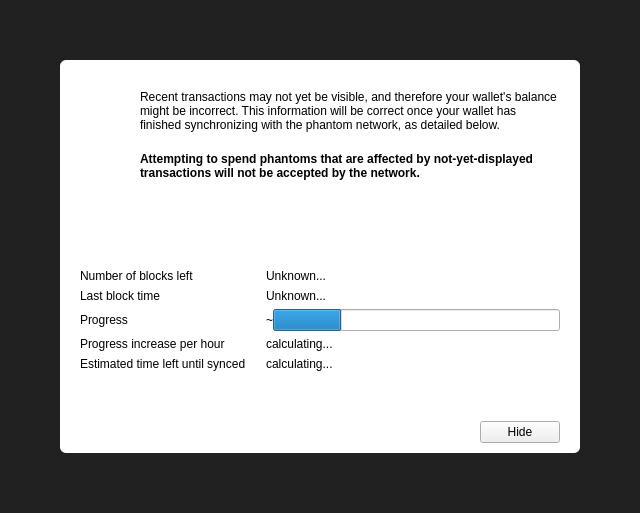
<?xml version="1.0" encoding="UTF-8"?>
<ui version="4.0">
 <class>ModalOverlay</class>
 <widget class="ModalOverlay" name="ModalOverlay">
  <property name="geometry">
   <rect>
    <x>0</x>
    <y>0</y>
    <width>640</width>
    <height>513</height>
   </rect>
  </property>
  <property name="windowTitle">
   <string>Form</string>
  </property>
  <layout class="QVBoxLayout" name="verticalLayout" stretch="0">
   <property name="sizeConstraint">
    <enum>QLayout::SetDefaultConstraint</enum>
   </property>
   <property name="leftMargin">
    <number>0</number>
   </property>
   <property name="topMargin">
    <number>0</number>
   </property>
   <property name="rightMargin">
    <number>0</number>
   </property>
   <property name="bottomMargin">
    <number>0</number>
   </property>
   <item>
    <widget class="QWidget" name="bgWidget" native="true">
     <property name="styleSheet">
      <string notr="true">#bgWidget { background: rgba(0,0,0,220); }</string>
     </property>
     <layout class="QVBoxLayout" name="verticalLayoutMain" stretch="0">
      <property name="leftMargin">
       <number>60</number>
      </property>
      <property name="topMargin">
       <number>60</number>
      </property>
      <property name="rightMargin">
       <number>60</number>
      </property>
      <property name="bottomMargin">
       <number>60</number>
      </property>
      <item>
       <widget class="QWidget" name="contentWidget" native="true">
        <property name="styleSheet">
         <string notr="true">#contentWidget { background: white; border-radius: 6px; }</string>
        </property>
        <layout class="QVBoxLayout" name="verticalLayout_3" stretch="1,0,0">
         <property name="spacing">
          <number>0</number>
         </property>
         <property name="leftMargin">
          <number>20</number>
         </property>
         <property name="topMargin">
          <number>10</number>
         </property>
         <property name="rightMargin">
          <number>20</number>
         </property>
         <property name="bottomMargin">
          <number>10</number>
         </property>
         <item>
          <widget class="QStackedWidget" name="stackedWidget">
           <property name="currentIndex">
            <number>0</number>
           </property>
           <widget class="QWidget" name="page">
            <layout class="QVBoxLayout" name="verticalLayout_2">
             <property name="spacing">
              <number>0</number>
             </property>
             <property name="leftMargin">
              <number>0</number>
             </property>
             <property name="topMargin">
              <number>0</number>
             </property>
             <property name="rightMargin">
              <number>0</number>
             </property>
             <property name="bottomMargin">
              <number>0</number>
             </property>
             <item>
              <layout class="QHBoxLayout" name="horizontalLayoutIconText" stretch="0,1">
               <property name="spacing">
                <number>20</number>
               </property>
               <property name="topMargin">
                <number>20</number>
               </property>
               <item>
                <layout class="QVBoxLayout" name="verticalLayoutIcon">
                 <item>
                  <widget class="QPushButton" name="warningIcon">
                   <property name="enabled">
                    <bool>false</bool>
                   </property>
                   <property name="text">
                    <string/>
                   </property>
                   <property name="icon">
                    <iconset>
                     <normaloff>:/icons/warning</normaloff>
                     <disabledoff>:/icons/warning</disabledoff>:/icons/warning</iconset>
                   </property>
                   <property name="iconSize">
                    <size>
                     <width>48</width>
                     <height>48</height>
                    </size>
                   </property>
                   <property name="flat">
                    <bool>true</bool>
                   </property>
                  </widget>
                 </item>
                 <item>
                  <spacer name="verticalSpacerWarningIcon">
                   <property name="orientation">
                    <enum>Qt::Vertical</enum>
                   </property>
                   <property name="sizeHint" stdset="0">
                    <size>
                     <width>20</width>
                     <height>40</height>
                    </size>
                   </property>
                  </spacer>
                 </item>
                </layout>
               </item>
               <item>
                <layout class="QVBoxLayout" name="verticalLayoutInfoText">
                 <property name="leftMargin">
                  <number>0</number>
                 </property>
                 <property name="topMargin">
                  <number>0</number>
                 </property>
                 <item>
                  <widget class="QLabel" name="infoText">
                   <property name="text">
                    <string>Recent transactions may not yet be visible, and therefore your wallet's balance might be incorrect. This information will be correct once your wallet has finished synchronizing with the phantom network, as detailed below.</string>
                   </property>
                   <property name="textFormat">
                    <enum>Qt::RichText</enum>
                   </property>
                   <property name="wordWrap">
                    <bool>true</bool>
                   </property>
                  </widget>
                 </item>
                 <item>
                  <widget class="QLabel" name="infoTextStrong">
                   <property name="font">
                    <font>
                     <weight>75</weight>
                     <bold>true</bold>
                    </font>
                   </property>
                   <property name="text">
                    <string>Attempting to spend phantoms that are affected by not-yet-displayed transactions will not be accepted by the network.</string>
                   </property>
                   <property name="textFormat">
                    <enum>Qt::RichText</enum>
                   </property>
                   <property name="wordWrap">
                    <bool>true</bool>
                   </property>
                  </widget>
                 </item>
                 <item>
                  <spacer name="verticalSpacerInTextSpace">
                   <property name="orientation">
                    <enum>Qt::Vertical</enum>
                   </property>
                   <property name="sizeHint" stdset="0">
                    <size>
                     <width>20</width>
                     <height>40</height>
                    </size>
                   </property>
                  </spacer>
                 </item>
                </layout>
               </item>
              </layout>
             </item>
             <item>
              <layout class="QFormLayout" name="formLayout">
               <property name="fieldGrowthPolicy">
                <enum>QFormLayout::ExpandingFieldsGrow</enum>
               </property>
               <property name="horizontalSpacing">
                <number>20</number>
               </property>
               <property name="verticalSpacing">
                <number>6</number>
               </property>
               <property name="topMargin">
                <number>10</number>
               </property>
               <item row="0" column="0">
                <widget class="QLabel" name="labelNumberOfBlocksLeft">
                 <property name="font">
                  <font>
                   <weight>50</weight>
                   <bold>false</bold>
                  </font>
                 </property>
                 <property name="text">
                  <string>Number of blocks left</string>
                 </property>
                </widget>
               </item>
               <item row="0" column="1">
                <widget class="QLabel" name="numberOfBlocksLeft">
                 <property name="sizePolicy">
                  <sizepolicy hsizetype="Expanding" vsizetype="Preferred">
                   <horstretch>0</horstretch>
                   <verstretch>0</verstretch>
                  </sizepolicy>
                 </property>
                 <property name="text">
                  <string>Unknown...</string>
                 </property>
                </widget>
               </item>
               <item row="1" column="0">
                <widget class="QLabel" name="labelLastBlockTime">
                 <property name="font">
                  <font>
                   <weight>50</weight>
                   <bold>false</bold>
                  </font>
                 </property>
                 <property name="text">
                  <string>Last block time</string>
                 </property>
                </widget>
               </item>
               <item row="1" column="1">
                <widget class="QLabel" name="newestBlockDate">
                 <property name="sizePolicy">
                  <sizepolicy hsizetype="Expanding" vsizetype="Preferred">
                   <horstretch>0</horstretch>
                   <verstretch>0</verstretch>
                  </sizepolicy>
                 </property>
                 <property name="text">
                  <string>Unknown...</string>
                 </property>
                </widget>
               </item>
               <item row="2" column="0">
                <widget class="QLabel" name="labelSyncDone">
                 <property name="font">
                  <font>
                   <weight>50</weight>
                   <bold>false</bold>
                  </font>
                 </property>
                 <property name="text">
                  <string>Progress</string>
                 </property>
                </widget>
               </item>
               <item row="2" column="1">
                <layout class="QHBoxLayout" name="horizontalLayoutSync" stretch="0,1">
                 <item>
                  <widget class="QLabel" name="percentageProgress">
                   <property name="text">
                    <string notr="true">~</string>
                   </property>
                  </widget>
                 </item>
                 <item>
                  <widget class="QProgressBar" name="progressBar">
                   <property name="value">
                    <number>24</number>
                   </property>
                   <property name="format">
                    <string/>
                   </property>
                  </widget>
                 </item>
                </layout>
               </item>
               <item row="4" column="0">
                <widget class="QLabel" name="labelProgressIncrease">
                 <property name="font">
                  <font>
                   <weight>50</weight>
                   <bold>false</bold>
                  </font>
                 </property>
                 <property name="text">
                  <string>Progress increase per hour</string>
                 </property>
                </widget>
               </item>
               <item row="4" column="1">
                <widget class="QLabel" name="progressIncreasePerH">
                 <property name="sizePolicy">
                  <sizepolicy hsizetype="Expanding" vsizetype="Preferred">
                   <horstretch>0</horstretch>
                   <verstretch>0</verstretch>
                  </sizepolicy>
                 </property>
                 <property name="text">
                  <string>calculating...</string>
                 </property>
                </widget>
               </item>
               <item row="5" column="0">
                <widget class="QLabel" name="labelEstimatedTimeLeft">
                 <property name="font">
                  <font>
                   <weight>50</weight>
                   <bold>false</bold>
                  </font>
                 </property>
                 <property name="text">
                  <string>Estimated time left until synced</string>
                 </property>
                </widget>
               </item>
               <item row="5" column="1">
                <widget class="QLabel" name="expectedTimeLeft">
                 <property name="sizePolicy">
                  <sizepolicy hsizetype="Expanding" vsizetype="Preferred">
                   <horstretch>0</horstretch>
                   <verstretch>0</verstretch>
                  </sizepolicy>
                 </property>
                 <property name="text">
                  <string>calculating...</string>
                 </property>
                </widget>
               </item>
              </layout>
             </item>
            </layout>
           </widget>
           <widget class="QWidget" name="page_2">
            <layout class="QVBoxLayout" name="verticalLayout_4">
             <property name="spacing">
              <number>15</number>
             </property>
             <property name="topMargin">
              <number>40</number>
             </property>
             <property name="bottomMargin">
              <number>40</number>
             </property>
             <item>
              <layout class="QHBoxLayout" name="horizontalLayout_2">
               <item>
                <spacer name="horizontalSpacer_4">
                 <property name="orientation">
                  <enum>Qt::Horizontal</enum>
                 </property>
                 <property name="sizeHint" stdset="0">
                  <size>
                   <width>40</width>
                   <height>20</height>
                  </size>
                 </property>
                </spacer>
               </item>
               <item>
                <widget class="QPushButton" name="warningIconBackup">
                 <property name="enabled">
                  <bool>false</bool>
                 </property>
                 <property name="text">
                  <string/>
                 </property>
                 <property name="icon">
                  <iconset>
                   <normaloff>:/styles/app-icons/message_warning</normaloff>
                   <disabledoff>:/styles/app-icons/message_warning</disabledoff>:/styles/app-icons/message_warning</iconset>
                 </property>
                 <property name="iconSize">
                  <size>
                   <width>120</width>
                   <height>120</height>
                  </size>
                 </property>
                 <property name="flat">
                  <bool>true</bool>
                 </property>
                </widget>
               </item>
               <item>
                <spacer name="horizontalSpacer_5">
                 <property name="orientation">
                  <enum>Qt::Horizontal</enum>
                 </property>
                 <property name="sizeHint" stdset="0">
                  <size>
                   <width>40</width>
                   <height>20</height>
                  </size>
                 </property>
                </spacer>
               </item>
              </layout>
             </item>
             <item>
              <widget class="QLabel" name="labelNote">
               <property name="text">
                <string>IMPORATANT NOTE!</string>
               </property>
               <property name="alignment">
                <set>Qt::AlignCenter</set>
               </property>
              </widget>
             </item>
             <item>
              <widget class="QLabel" name="labelMessage">
               <property name="text">
                <string>Making a backup of your wallet helps ensure you can always maintain access to your funds. Please backup your wallet in order to avoid losing funds.</string>
               </property>
               <property name="alignment">
                <set>Qt::AlignCenter</set>
               </property>
               <property name="wordWrap">
                <bool>true</bool>
               </property>
              </widget>
             </item>
             <item>
              <spacer name="verticalSpacer">
               <property name="orientation">
                <enum>Qt::Vertical</enum>
               </property>
               <property name="sizeType">
                <enum>QSizePolicy::Expanding</enum>
               </property>
               <property name="sizeHint" stdset="0">
                <size>
                 <width>20</width>
                 <height>40</height>
                </size>
               </property>
              </spacer>
             </item>
             <item>
              <layout class="QHBoxLayout" name="horizontalLayout">
               <item>
                <spacer name="horizontalSpacer_2">
                 <property name="orientation">
                  <enum>Qt::Horizontal</enum>
                 </property>
                 <property name="sizeHint" stdset="0">
                  <size>
                   <width>40</width>
                   <height>20</height>
                  </size>
                 </property>
                </spacer>
               </item>
               <item>
                <widget class="QPushButton" name="walletBackupButton">
                 <property name="text">
                  <string>Wallet backup</string>
                 </property>
                </widget>
               </item>
               <item>
                <spacer name="horizontalSpacer_3">
                 <property name="orientation">
                  <enum>Qt::Horizontal</enum>
                 </property>
                 <property name="sizeHint" stdset="0">
                  <size>
                   <width>40</width>
                   <height>20</height>
                  </size>
                 </property>
                </spacer>
               </item>
              </layout>
             </item>
            </layout>
           </widget>
          </widget>
         </item>
         <item>
          <spacer name="verticalSpacerAfterText">
           <property name="orientation">
            <enum>Qt::Vertical</enum>
           </property>
           <property name="sizeHint" stdset="0">
            <size>
             <width>20</width>
             <height>40</height>
            </size>
           </property>
          </spacer>
         </item>
         <item>
          <layout class="QHBoxLayout" name="horizontalLayoutButtons">
           <property name="leftMargin">
            <number>10</number>
           </property>
           <property name="topMargin">
            <number>10</number>
           </property>
           <item>
            <spacer name="horizontalSpacer">
             <property name="orientation">
              <enum>Qt::Horizontal</enum>
             </property>
             <property name="sizeHint" stdset="0">
              <size>
               <width>40</width>
               <height>20</height>
              </size>
             </property>
            </spacer>
           </item>
           <item>
            <widget class="QPushButton" name="closeButton">
             <property name="text">
              <string>Hide</string>
             </property>
            </widget>
           </item>
          </layout>
         </item>
        </layout>
       </widget>
      </item>
     </layout>
    </widget>
   </item>
  </layout>
 </widget>
 <customwidgets>
  <customwidget>
   <class>ModalOverlay</class>
   <extends>QWidget</extends>
   <header>modaloverlay.h</header>
   <container>1</container>
  </customwidget>
 </customwidgets>
 <resources/>
 <connections/>
</ui>
